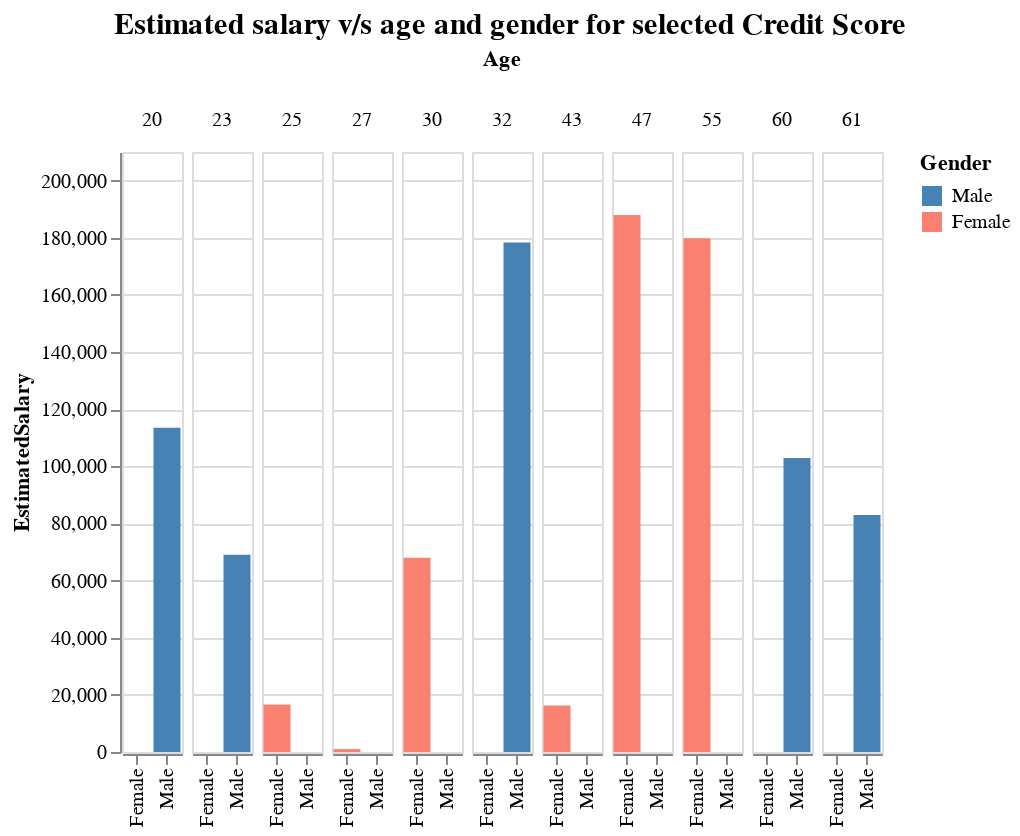

Write notebook code for a chart like this one.
### Code cell
pink_blue = alt.Scale(domain=('Male', 'Female'),
                      range=["steelblue", "salmon"])

slider = alt.binding_range(min=350, max=850, step=25)   # binding_range allows for selection along a scale
select_credit = alt.selection_single(name="CreditScore", fields=['CreditScore'],  # To select a single discrete data value
                                   bind=slider, init={'CreditScore': 650})

Chart=alt.Chart(smaller).mark_bar().encode(
    x=alt.X('Gender:N', title=None),
    y=alt.Y('EstimatedSalary:Q', scale=alt.Scale(domain=(0, 210000))),
    color=alt.Color('Gender:N', scale=pink_blue),
    column='Age:O'
).properties(
    width=30
).add_selection(
    select_credit
).transform_calculate(   # Used to define new fields which are calculated from other fields
    "Gender", alt.expr.if_(alt.datum.Gender == "Male", "Male", "Female")
).transform_filter(
    select_credit
).configure_facet(
    spacing=3
).properties(
    title='Estimated salary v/s age and gender for selected Credit Score'   # chart title
)


Chart.configure_title(   # chart title configuration 
    fontSize=15,
    font='Courier',
    anchor='middle',
    color='black'
)

### Figure 1 — Vega-Lite specification as saved in the notebook (floating-point values rounded to 4 significant figures; data arrays with more than 128 entries replaced by an {"elided": "..."} marker saying what was removed)
{"config": {"view": {"continuousWidth": 400, "continuousHeight": 300}, "facet": {"spacing": 3}, "title": {"anchor": "middle", "color": "black", "font": "Courier", "fontSize": 15}}, "data": {"name": "data-378121ef925a86edeb7f40b49257ec16"}, "mark": "bar", "encoding": {"color": {"type": "nominal", "field": "Gender", "scale": {"domain": ["Male", "Female"], "range": ["steelblue", "salmon"]}}, "column": {"type": "ordinal", "field": "Age"}, "x": {"type": "nominal", "field": "Gender", "title": null}, "y": {"type": "quantitative", "field": "EstimatedSalary", "scale": {"domain": [0, 210000]}}}, "selection": {"CreditScore": {"type": "single", "fields": ["CreditScore"], "bind": {"input": "range", "max": 850, "min": 350, "step": 25}, "init": {"CreditScore": 650}}}, "title": "Estimated salary v/s age and gender for selected Credit Score", "transform": [{"calculate": "if((datum.Gender === 'Male'),'Male','Female')", "as": "Gender"}, {"filter": {"selection": "CreditScore"}}], "width": 30, "$schema": "https://vega.github.io/schema/vega-lite/v4.8.1.json", "datasets": {"data-378121ef925a86edeb7f40b49257ec16": {"elided": "2472 records"}}}
